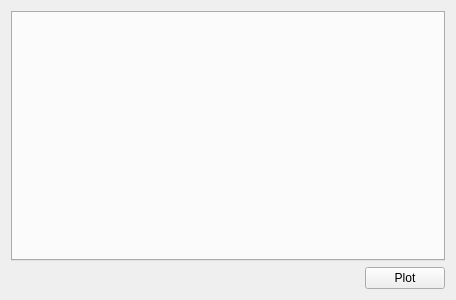
<?xml version="1.0" encoding="UTF-8"?>
<ui version="4.0">
 <class>plots</class>
 <widget class="QWidget" name="plots">
  <property name="geometry">
   <rect>
    <x>0</x>
    <y>0</y>
    <width>456</width>
    <height>300</height>
   </rect>
  </property>
  <property name="windowTitle">
   <string>Form</string>
  </property>
  <layout class="QGridLayout" name="gridLayout_2">
   <item row="0" column="0">
    <widget class="QTabWidget" name="tabWidget">
     <property name="tabShape">
      <enum>QTabWidget::Triangular</enum>
     </property>
     <property name="currentIndex">
      <number>-1</number>
     </property>
     <property name="tabsClosable">
      <bool>true</bool>
     </property>
    </widget>
   </item>
   <item row="1" column="0">
    <layout class="QGridLayout" name="gridLayout">
     <item row="0" column="0">
      <spacer name="horizontalSpacer">
       <property name="orientation">
        <enum>Qt::Horizontal</enum>
       </property>
       <property name="sizeHint" stdset="0">
        <size>
         <width>40</width>
         <height>20</height>
        </size>
       </property>
      </spacer>
     </item>
     <item row="0" column="1">
      <widget class="QPushButton" name="pushButton">
       <property name="text">
        <string>Plot</string>
       </property>
      </widget>
     </item>
    </layout>
   </item>
  </layout>
 </widget>
 <resources/>
 <connections/>
</ui>
